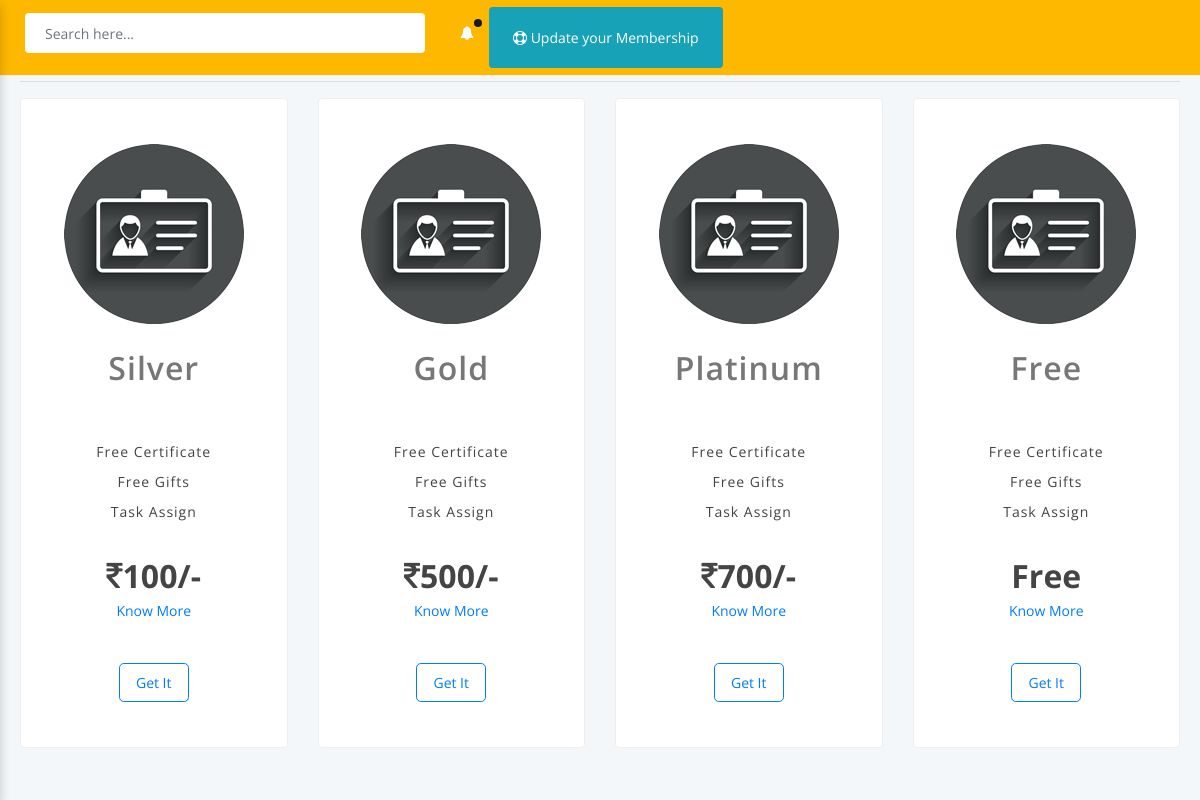
/user/pricing.php (signed in), run on the app's committed database.
### tables this page shows
CREATE TABLE `packages` (
  `sno` int(11) NOT NULL,
  `package_type` varchar(50) NOT NULL,
  `package_title` varchar(500) NOT NULL,
  `features` longtext NOT NULL,
  `days` int(11) NOT NULL,
  `price` int(11) NOT NULL,
  `note` longtext NOT NULL,
  `date` varchar(500) NOT NULL
);

### user/pricing.php (the view, shortened to what this page needs)
<!doctype html>
<html lang="en">
<head>
<link rel="stylesheet" href="assets/vendor/bootstrap/css/bootstrap.min.css">
<link rel="stylesheet" href="assets/vendor/font-awesome/css/font-awesome.min.css">
<link rel="stylesheet" href="assets/css/main.css">
<link rel="stylesheet" href="assets/css/color_skins.css">
</head>
<body class="theme-orange">
<div id="wrapper">
  <?php
  include 'include/top-nav.php';
  ?>
    <?php
    include 'include/side-nav.php';
    ?>
    <div id="main-content">
        <div class="container-fluid">
            <div class="row clearfix">
                <div class="col-12">
                    <hr>
                </div>
              <?php
              $result=mysqli_query($con,"select * from packages where package_type='Paid'");
                while($row=mysqli_fetch_array($result))
                {
                $ptitle= htmlspecialchars_decode($row['package_title']);
                $features= htmlspecialchars_decode($row['features']);
                $price=$row['price'];
                $sno=$row['sno'];
              ?>
              <div class="col-lg-3 col-md-12">
                    <div class="card pricing2">
                        <div class="body">
                            <div class="pricing-plan">
                                <img src="assets/images/membership.png" alt="" class="pricing-img">
                                <h2 class="pricing-header"><?php echo $ptitle;?></h2>
                                <ul class="pricing-features">
                                  <?php
                                            $output =str_replace(',', '<li>', $features );
                                            echo '<li>'. $output.'</li>';
				?>
                                </ul>
                                <span class="pricing-price"><i class="fa fa-rupee"></i><?php echo $price;?>/-</span>
                                <a href="know_package.php?pno=<?php echo $sno;?>">Know More </a><br/><br/><br/>
                                <form method="POST" action="checkout.php?pno=<?php echo $sno;?>">
                                <button type="submit" name="membership" value="Free" class="btn btn-outline-primary btn-lg">Get It</button>
                                </form>
                              </div>
                        </div>
                    </div>
                </div>
                <?php
                }
                ?>
                  <?php
              $result=mysqli_query($con,"select * from packages where package_type='Free'");
                while($row=mysqli_fetch_array($result))
                {
                $ptitle= htmlspecialchars_decode($row['package_title']);
                $features= htmlspecialchars_decode($row['features']);
                $sno=$row['sno'];
              ?>
              <div class="col-lg-3 col-md-12">
                    <div class="card pricing2">
                        <div class="body">
                            <div class="pricing-plan">
                                <img src="assets/images/membership.png" alt="" class="pricing-img">
                                <h2 class="pricing-header"><?php echo $ptitle;?></h2>
                                <ul class="pricing-features">
                                  <?php
                                            $output =str_replace(',', '<li>', $features );
                                            echo '<li>'. $output.'</li>';
				?>
                                </ul>
                                <span class="pricing-price">Free</span>
                                <a href="know_package.php?pno=<?php echo $sno;?>">Know More </a><br/><br/><br/>
                                <form method="POST" action="checkout.php?pno=<?php echo $sno;?>">
                                <button type="submit" name="membership" value="Free" class="btn btn-outline-primary btn-lg">Get It</button>
                                </form>
                              </div>
                        </div>
                    </div>
                </div>
                <?php
                }
                ?>
            </div>
        </div>
    </div>
</div>
</body>
</html>

### user/include/top-nav.php (shortened to what this page needs)
<link rel="stylesheet" href="https://cdnjs.cloudflare.com/ajax/libs/font-awesome/4.7.0/css/font-awesome.min.css">
<?php
include_once 'db/db.php';
            if(isset($_SESSION['userphone']))
            {
                $result=mysqli_query($con,"select * from user where phone='$_SESSION[userphone]'");
                while($row=mysqli_fetch_array($result))
                 {
                $status=$row['status'];
                }
            }
            else{
                  header("location:http://truepotential.in/");
            }
?>
<nav class="navbar navbar-fixed-top">
        <div class="container-fluid">
            <div class="navbar-right">
                <form id="navbar-search" class="navbar-form search-form">
                    <input value="" class="form-control" placeholder="Search here..." type="text">
                </form>
                <div id="navbar-menu">
                    <ul class="nav navbar-nav">
                        <li class="dropdown dropdown-animated scale-left">
                            <a href="javascript:void(0);" class="dropdown-toggle icon-menu" data-toggle="dropdown">
                                <i class="fa fa-bell"></i>
                                <span class="notification-dot"></span>
                            </a>
                        </li>
                        <?php
                         if($status=='no'){
                                echo '<style> .opacity{ opacity:0.1; pointer-events: none;}  </style>';
                                ?>
                                <script> $("#opacity").attr('disabled','disabled'); </script>
                                 <li class="btn btn-primary btn-sm" style="float: right;margin-right: 10px;">
                                    <a href="pricing.php" class="dropdown-toggle icon-menu" >
                                        <i class="fa fa-life-saver"></i> Select your Membership
                                    </a>
                                </li>
                                <?php
                            }
                            else{
                                ?>
                                  <li class="btn btn-info btn-sm" style="float: right;margin-right: 10px;">
                                        <a href="pricing.php" class="dropdown-toggle icon-menu" >
                                            <i class="fa fa-life-saver"></i> Update your Membership
                                        </a>
                                    </li>
                                <?php
                            }
                        ?>
                    </ul>
                </div>
            </div>
        </div>
    </nav>

### user/assets/css/color_skins.css (style rules this page uses)
.theme-orange .navbar-fixed-top { background:#feb800 }
.theme-orange .navbar-fixed-top .form-control { border:0 }
.theme-orange .navbar-fixed-top .icon-menu i { color:#fff }

### data on the page
packages: package_title "Silver", features "Free Certificate Free Gifts Task Assign", price "100"
packages: package_title "Gold", features "Free Certificate Free Gifts Task Assign", price "500"
packages: package_title "Platinum", features "Free Certificate Free Gifts Task Assign", price "700"
packages: package_title "Free", features "Free Certificate Free Gifts Task Assign"
